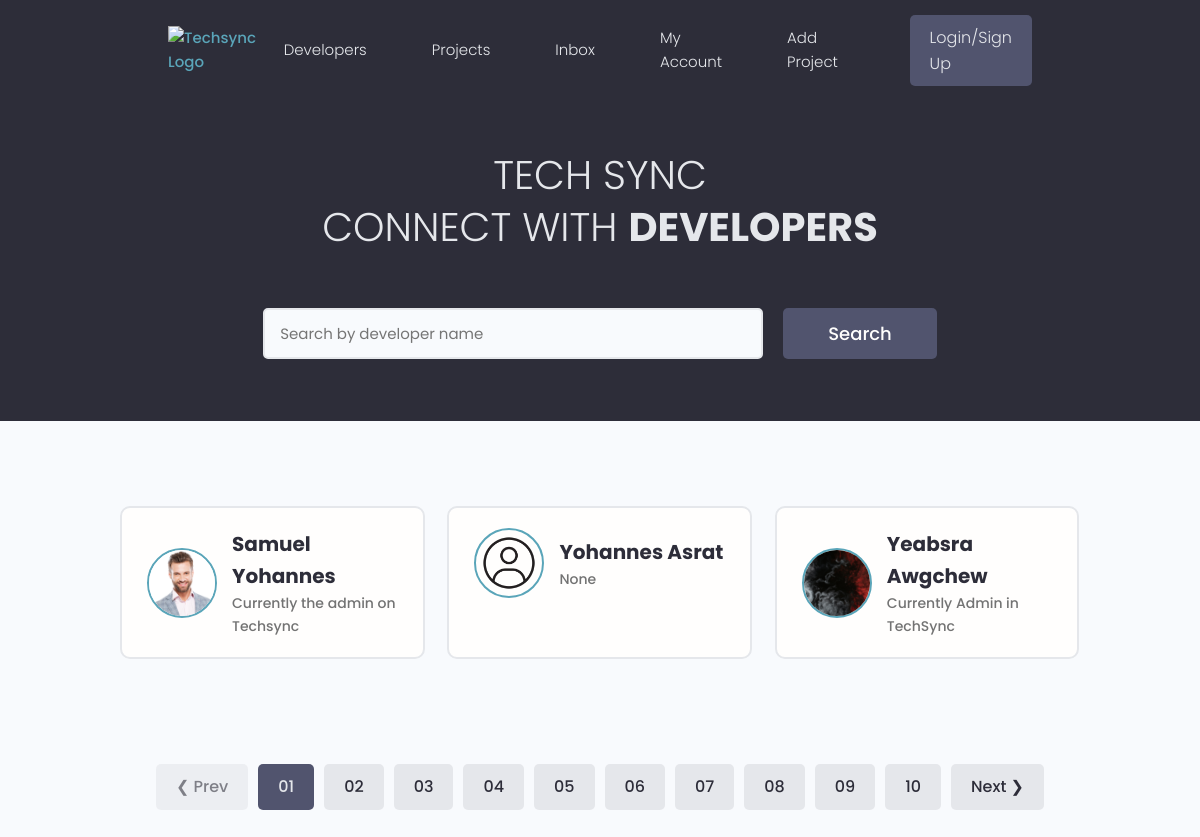
/, run on an earlier commit of the app's database.
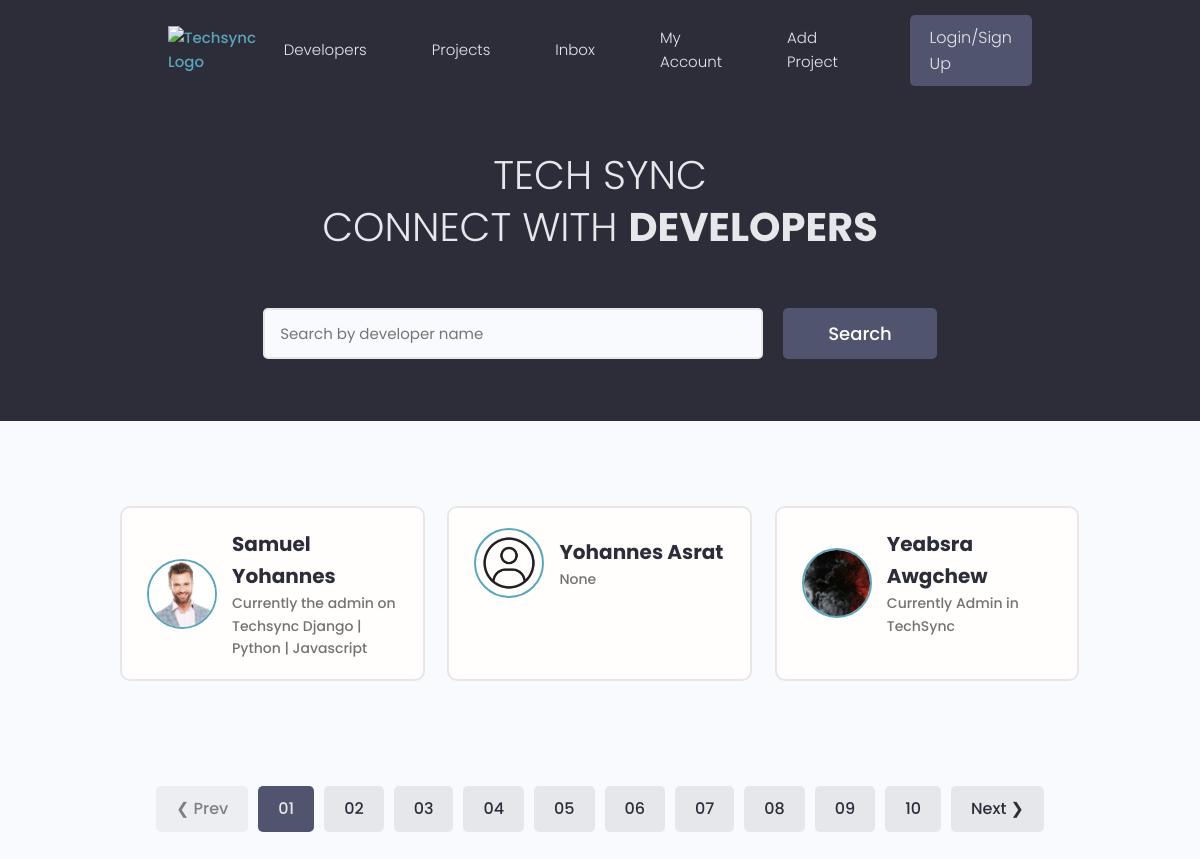
And on a later commit of the database.
### users/models.py (models this page shows, shortened)
class Profile(models.Model):
    id = models.UUIDField(default=uuid.uuid4, primary_key=True, unique=True, editable=False, )
    user = models.OneToOneField(User, on_delete=models.CASCADE,null=True,blank=True)
    name = models.CharField(max_length=200, blank=True,null=True)
    username = models.CharField(max_length=200, blank=True,null=True,unique=True)
    headline = models.CharField(max_length=200, blank=True,null=True)
    about = models.TextField(blank=True, null=True)
    location = models.CharField(max_length=200, blank=True,null=True)
    profile_image = models.ImageField(null=True, blank=True,upload_to='profiles', default='default_profile.png')
    github_link = models.CharField(max_length=200, blank=True,null=True)
    twitter_link = models.CharField(max_length=200, blank=True,null=True)
    linkedin_link = models.CharField(max_length=200, blank=True,null=True)
    personal_link = models.CharField(max_length=200, blank=True,null=True)
    created_at = models.DateTimeField(auto_now_add=True)

### users/views.py (the view)
# urls.py: path('', views.Profiles, name='profiles'),
def Profiles(request):
    profiles = Profile.objects.all()
    context = {
        'profiles': profiles
    }
    return render(request, 'users/profiles.html',context)

### templates/users/profiles.html (shortened to what this page needs)
{% extends "main/main.html" %}
{% block content %}
  <main class="home">
    <section class="hero-section text-center">
      <div class="container container--narrow">
        <div class="hero-section__box">
            <h2>TECH SYNC</h2>
          <h2>CONNECT WITH <span>DEVELOPERS</span></h2>
        </div>
        <div class="hero-section__search">
          <form class="form" action="#" method="get">
            <div class="form__field">
              <input class="input input--text" id="formInput#search" type="text" name="text"
                placeholder="Search by developer name" />
            </div>
            <input class="btn btn--sub btn--lg" type="submit" value="Search" />
          </form>
        </div>
      </div>
    </section>
    <section class="devlist">
      <div class="container">
        <div class="grid grid--three">
        {% for profile in profiles %}
                  <div class="column card">
            <div class="dev">
              <a href="{% url 'user-profile' profile.pk %}" class="card__body">
                <div class="dev__profile">
                  <img class="avatar avatar--md" src="{{ profile.profile_image.url}}" alt="image" />
                  <div class="dev__meta">
                    <h3>{{profile.name}}</h3>
                    <h5>{{profile.headline}}</h5>
                  </div>
                </div>
              </a>
            </div>
          </div>
        {% endfor %}
        </div>
      </div>
    </section>
    <div class="pagination">
      <ul class="container">
        <li><a href="#" class="btn btn--disabled">&#10094; Prev</a></li>
        <li><a href="#" class="btn btn--sub">01</a></li>
        <li><a href="#" class="btn">02</a></li>
        <li><a href="#" class="btn">03</a></li>
        <li><a href="#" class="btn">04</a></li>
        <li><a href="#" class="btn">05</a></li>
        <li><a href="#" class="btn">06</a></li>
        <li><a href="#" class="btn">07</a></li>
        <li><a href="#" class="btn">08</a></li>
        <li><a href="#" class="btn">09</a></li>
        <li><a href="#" class="btn">10</a></li>
        <li><a href="#" class="btn">Next &#10095;</a></li>
      </ul>
    </div>
  </main>
{% endblock content %}

What changed in the data, as far as the page shows it:
changed Profile "Samuel Yohannes": headline "Currently the admin on Techsync" → "Currently the admin on Techsync Django | Python | Javascript"
